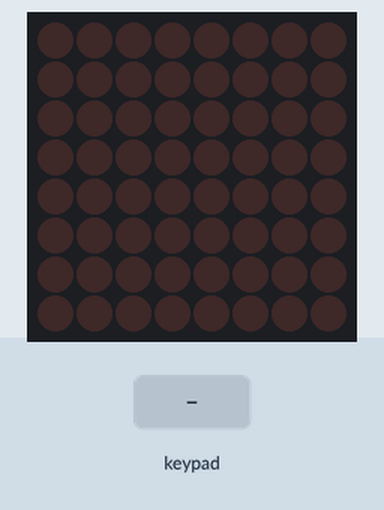
Bench run of a sketch on a simulated Arduino Uno, built with avr-gcc and run on an emulated ATmega328P. On the bench: 8×8 LED matrix. The inputs (shaded band) are chosen by the test bench. What the sketch prints to the serial monitor is not drawn.

Above: at 1.2 s.
1.3 s: keypad keys 1 2 3 4 pressed 0.4 s apart
At 3.5 s:
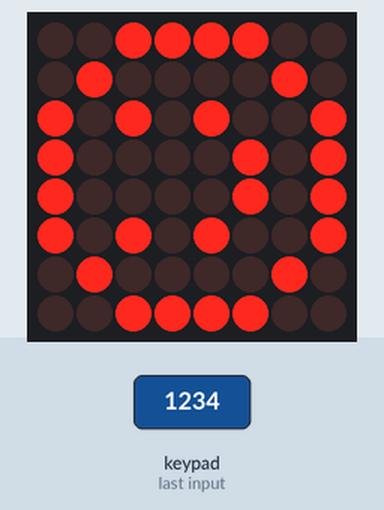
5.9 s: keypad keys 7 6 5 4 pressed 0.4 s apart
At 9.4 s:
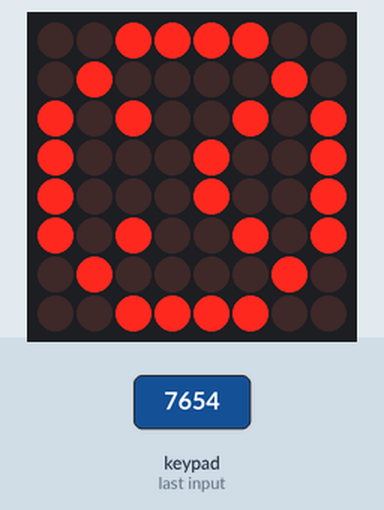
10.5 s: key 'A' pressed
12.5 s: key 'B' pressed
14.0 s: key 'C' pressed
15.5 s: keypad keys 1 2 3 4 # pressed 0.4 s apart
Timing chart, 0 to 18.5 s (numbered marks = the images above; inputs shaded):
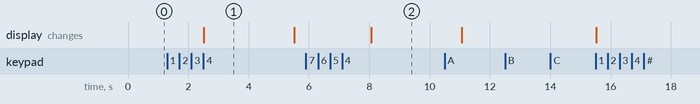

Measured:
- after the input at 1.3 s, the display: changes after 1.2 s (image 1)
- after the input at 5.9 s, the display: changes after 2.2 s (image 2)
- after the input at 12.5 s, every drawn part: stays the same
- after the input at 14.0 s, every drawn part: stays the same
- what the display in image 1 shows lasts 3.0 s, from 2.5 s to 5.5 s

The sketch:

CaritaFelizPasswordTeclado.ino
```cpp
#include <Key.h>
#include <Keypad.h>
#include "LedControl.h"  // Librería LedControl
LedControl lc = LedControl(3, 12, 2, 1); // Los números se refieren a los pines de ARDUINO conectados a la matriz LED

byte Cara_datos[] = {
  B00111100,
  B01000010,
  B10100101,
  B10000001,
  B10100101,
  B10011001,
  B01000010,
  B00111100
};
byte Cara_triste[] = {
  B00111100,
  B01000010,
  B10100101,
  B10000001,
  B10011001,
  B10100101,
  B01000010,
  B00111100
};

const byte FILAS = 4;  // número de filas
const byte COLUMNAS = 4; // número de columnas
char keys[FILAS][COLUMNAS] = {  // define la distribución de teclas
  { '1', '2', 'A', '3' },
  { '4', '5', 'B', '6' },
  { '7', '8', 'C', '9' },
  { '*', '0', 'D', '#' }
};
byte pinesFilas[FILAS] = { 7, 6, 5, 4 }; // PINES asignados a las filas
byte pinesColumnas[COLUMNAS] = { 11, 10, 9, 8 }; // PINES asignados a las columnas
Keypad teclado = Keypad(makeKeymap(keys), pinesFilas, pinesColumnas, FILAS, COLUMNAS); // sentencia que permite crear un objeto keypad
char TECLA; // variable que permite almacenar la tecla presionada
char CLAVE[5]; // vector que permite almacenar en un array los 4 dígitos ingresados por teclado
char CLAVE_SECRETA[5] = "1234"; // vector que guarda la clave secreta para la comparación
byte INDICE = 0;


void setup() {
  lc.shutdown(0, false);
  lc.setIntensity(0, 8); // Los valores están entre 1 y 15
  lc.clearDisplay(0);
  Serial.begin(9600);
  Serial.println("Ingrese la clave:");
}

void loop() {
  TECLA = teclado.getKey();
  if (TECLA) {
    CLAVE[INDICE] = TECLA;
    INDICE++;
    Serial.print(TECLA);
  }
  if (INDICE == 4) {
    Serial.println(); // Agrega una nueva línea para separar la clave ingresada
    if (!strcmp(CLAVE, CLAVE_SECRETA)) { // compara la clave ingresada con la clave maestra
      Serial.println("La clave ingresada es correcta");
      Representar(Cara_datos, 3000); // imprime en el monitor serial que es correcta la clave
      lc.clearDisplay(0);
      delay(2000);
    } else {
      Serial.println("La clave ingresada es incorrecta"); // imprime en el monitor serial que es incorrecta la clave
      Representar(Cara_triste, 3000); // imprime en el monitor serial que es correcta la clave
      lc.clearDisplay(0);
    }
    INDICE = 0;
    Serial.println("Ingrese la clave:");
  }
}

void Representar(byte *Datos, int retardo) {
  for (int i = 0; i < 8; i++) {
    lc.setColumn(0, i, Datos[i]);
  }
  delay(retardo);
}
```
